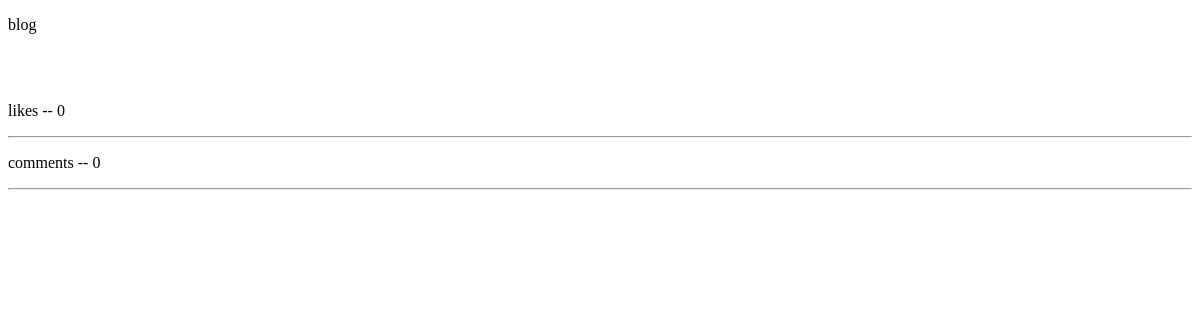
Page /blogs/1 on the earlier database version.
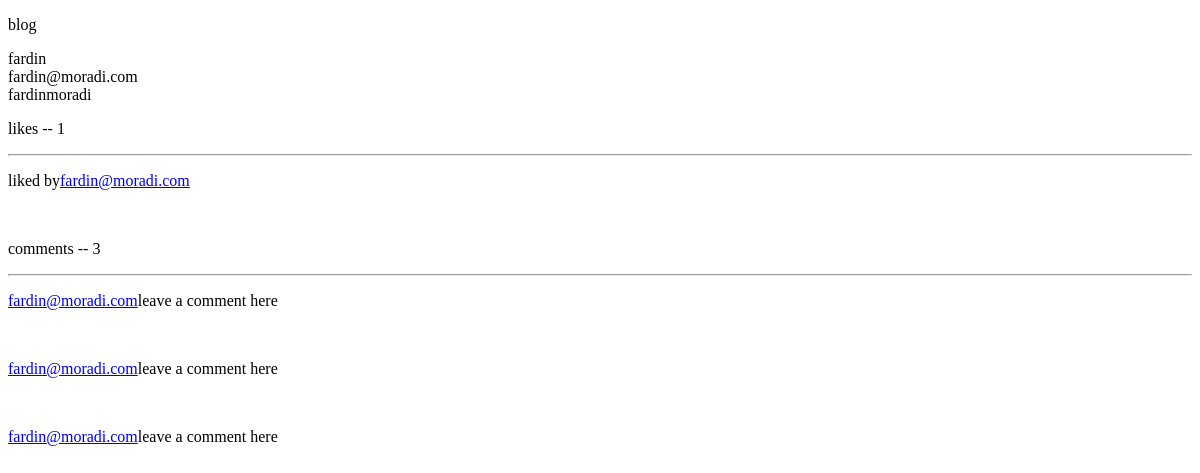
Same page on the later database version.
### blog/models.py (models this page shows, shortened)
class Blog(models.Model):
    owner = models.ForeignKey(CustomUser, on_delete=models.CASCADE)
    is_active = models.BooleanField(default=True)
    title = models.CharField(max_length=255)
    description = models.TextField(editable=True)
    created = models.DateTimeField(auto_now_add=True)
    updated = models.DateTimeField(auto_now=True)
    def __str__(self):
        return self.title

class BlogLike(models.Model):
    blog = models.ForeignKey(Blog,related_query_name="CL",on_delete=models.CASCADE)
    user = models.ForeignKey(CustomUser, on_delete=models.CASCADE)
    created = models.DateTimeField(auto_now_add=True)

class BlogComment(models.Model):
    blog = models.ForeignKey(Blog,related_query_name="CB",on_delete=models.CASCADE)
    user = models.ForeignKey(CustomUser,on_delete=models.CASCADE)
    text = models.CharField(max_length=555)
    created = models.DateTimeField(auto_now_add=True)

### user/models.py (models this page shows)
class CustomUser(AbstractBaseUser,PermissionsMixin):
    email = models.EmailField(unique=True)
    name = models.CharField(max_length=255)
    create_at = models.DateField(auto_now_add=True)
    update_at = models.DateField(auto_now=True)
    is_staff = models.BooleanField(default=False)
    is_superuser = models.BooleanField(default=False)
    is_active = models.BooleanField(default=True)
    USERNAME_FIELD = "email"
    objects =  CustomUserMnamager()
    def __str__(self):
        return self.email

### blog/views.py (the view)
# urls.py: path('<int:id>', BlogDetail),
def BlogDetail(request,id):
    blog = Blog.objects.filter(id=id).first()
    likes = BlogLike.objects.filter(blog=id)
    like = BlogLike.objects.filter(blog=id).count()
    comments = BlogComment.objects.filter(blog=id)
    comment = BlogComment.objects.filter(blog=id).count()
    print(blog)
    context = {'blog':blog,
               'likes':likes,
               'like':like,
               'comments':comments,
               'comment':comment}
    return render(request, 'blogs/blog_detail.html',context)

### blog/templates/blogs/blog_detail.html
<!DOCTYPE html>
<html>
    <body>
        <p>blog</p>
        {{blog.title}}<br>
        {{blog.owner}}<br>
        {{blog.description}}
        <p>likes -- {{like}}</p> <hr/>
        {% for like in likes %}
        <p>liked by<a href="#">{{like.user}}</a></p><br>
        {% endfor %}
        <p>comments -- {{comment}}</p><hr/>
        {% for comment in comments %}
        <p><a href="#">{{comment.user}}<a/>leave a comment here</p></br>
        {% endfor %}
    </body>
</html>

Differences in the rows shown:
added Blog: title "fardin", owner "fardin@moradi.com", description "fardinmoradi"
added BlogLike: user "fardin@moradi.com"
added BlogComment: user "fardin@moradi.com"
added BlogComment: user "fardin@moradi.com"
added BlogComment: user "fardin@moradi.com"
Other differences:
{{ like }}: "0" → "1"
{{ comment }}: "0" → "3"
